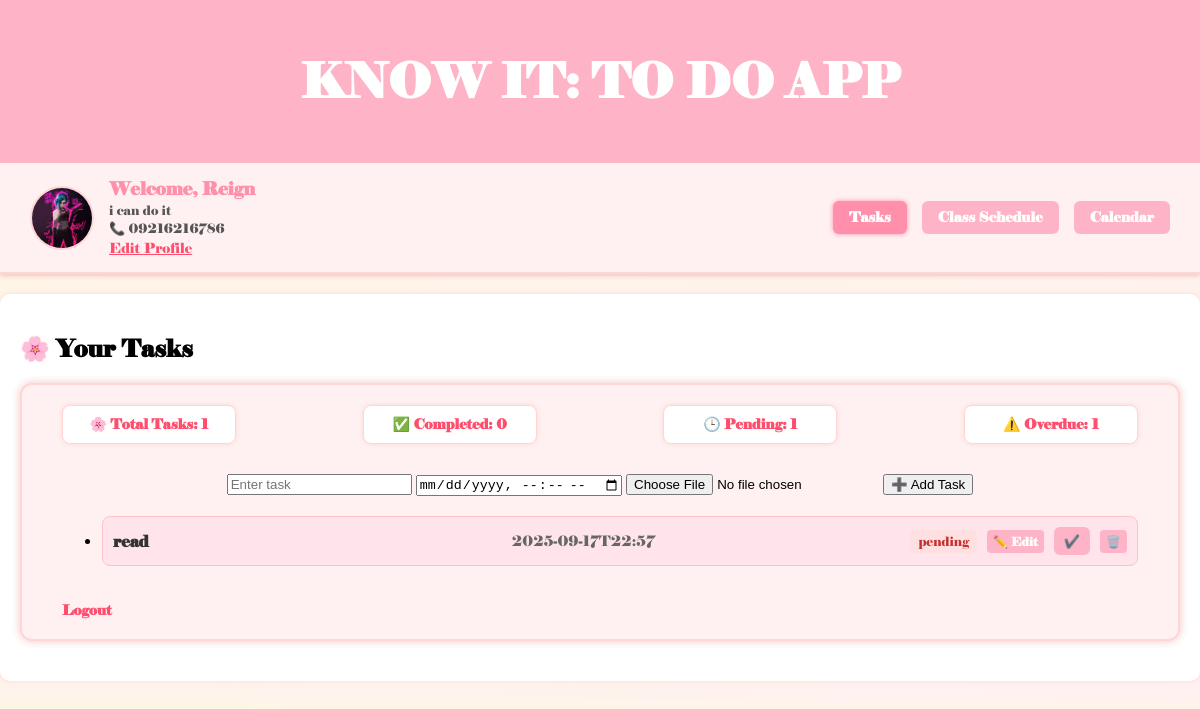
Page / (signed in) on the committed database.
### tables this page shows
CREATE TABLE users (
            id INTEGER PRIMARY KEY AUTOINCREMENT,
            username TEXT UNIQUE NOT NULL,
            password TEXT NOT NULL
        , bio TEXT, contact TEXT, profile_pic TEXT);

CREATE TABLE tasks (
            id INTEGER PRIMARY KEY AUTOINCREMENT,
            user_id INTEGER,
            task TEXT, deadline TEXT, filename TEXT, status TEXT DEFAULT "pending",
            FOREIGN KEY(user_id) REFERENCES users(id)
        );

### app.py (the view)
@app.route('/')
def index():
    if 'user_id' not in session:
        return redirect('/login')
    user_id = session['user_id']
    conn = sqlite3.connect('users.db')
    conn.row_factory = sqlite3.Row  # Enables dictionary-style access
    c = conn.cursor()
    c.execute('SELECT * FROM users WHERE id = ?', (user_id,))
    user_info = c.fetchone()
    c.execute('SELECT id, task, deadline, filename, status FROM tasks WHERE user_id = ?', (user_id,))
    tasks = c.fetchall()
    now = datetime.now().strftime('%Y-%m-%dT%H:%M')
    overdue_count = sum(1 for task in tasks if task['deadline'] and task['deadline'] < now)
    conn.close()
    return render_template('index.html',
                           tasks=tasks,
                           user_info=user_info,
                           now=now,
                           overdue_count=overdue_count)

### templates/index.html (shortened to what this page needs)
<!DOCTYPE html>
<html>
<head>
    <link rel="stylesheet" href="/static/style.css">
</head>
<body>
    <div class="app-title">
        <h1>KNOW IT: TO DO APP</h1>
    </div>
<div class="menu-bar">
    <div class="profile-section">
        {% if user_info['profile_pic'] %}
            <img src="{{ url_for('static', filename='uploads/' + user_info['profile_pic']) }}" alt="Profile Picture" class="profile-pic">
        {% else %}
            <p>No profile.</p>
        {% endif %}
        <div class="profile-info">
            <h3>Welcome, {{ user_info['username'] }}</h3>
            {% if user_info['bio'] %}
                <p class="bio">{{ user_info['bio'] }}</p>
            {% endif %}
            {% if user_info['contact'] %}
                <p class="contact">📞 {{ user_info['contact'] }}</p>
            {% endif %}
            <a href="/edit_profile" class="edit-link">Edit Profile</a>
        </div>
    </div>
    <div class="nav-buttons">
        <a href="/" class="nav-btn active">Tasks</a>
        <a href="/schedule" class="nav-btn">Class Schedule</a>
        <a href="/calendar" class="nav-btn">Calendar</a>
    </div>
</div>
    <div class="task-box">
        <h2>🌸 Your Tasks</h2>
        <div class="task-stats-box">
            <div class="task-stats">
                <div class="stat-item">🌸 Total Tasks: {{ tasks|length }}</div>
                <div class="stat-item">✅ Completed: {{ tasks|selectattr("4", "equalto", "done")|list|length }}</div>
                <div class="stat-item">🕒 Pending: {{ tasks|selectattr("4", "equalto", "pending")|list|length }}</div>
                <div class="stat-item">⚠️ Overdue: {{ overdue_count }}</div>
        </div>
        <div class="add-task-form">
            <form action="/add_task" method="POST" enctype="multipart/form-data">
                <input type="text" name="task" placeholder="Enter task" required>
                <input type="datetime-local" name="deadline" required>
                <input type="file" name="attachment">
                <button type="submit">➕ Add Task</button>
            </form>
        </div>
        <ul class="task-list">
            {% for task in tasks %}
            <li>
                <div class="task-row">
                    <span class="task-text">{{ task[1] }}</span>
                    <span class="task-deadline">{{ task[2] }}</span>
                    <span class="task-status {% if task[4] == 'done' %}done{% elif task[2] and task[2] < now %}overdue{% endif %}">
                        {{ task[4] }}
                    </span>
                    <a href="/edit/{{ task[0] }}" class="edit-btn">✏️ Edit</a>
                    <a href="/toggle_status/{{ task[0] }}" class="status-btn">✔️</a>
                    <a href="/delete/{{ task[0] }}" class="delete-btn">🗑️</a>
                </div>
            </li>
            {% endfor %}
        </ul>
        <a href="/logout" class="logout">Logout</a>
    </div>
</body>
</html>

### static/style.css (style rules this page uses)
body { background: linear-gradient(to bottom right, #fef6e4, #fff1f1); font-family: 'Elephant', 'Georgia', serif; margin: 0; padding: 0; }
h1, h2, .app-title { font-family: 'Elephant', serif; }
.app-title { background-color: #ffb3c6; color: white; padding: 20px; text-align: center; font-size: 24px; font-weight: bold; }
.page-container, .task-box, .auth-box { background-color: #ffffff; border-radius: 10px; box-shadow: 0 0 5px #ffd6d6; padding: 20px; margin: 20px auto; }
.back-link, .logout, .edit-link, .switch-link a, .file-link { color: #ff4d6d; text-decoration: underline; font-size: 14px; }
.logout { display: inline-block; margin-top: 20px; color: #ff4d6d; text-decoration: none; font-weight: bold; }
.menu-bar { display: flex; justify-content: space-between; align-items: center; background-color: #fff1f1; padding: 15px 30px; border-bottom: 2px solid #ffd6d6; box-shadow: 0 2px 5px #f3c5c5; flex-wrap: wrap; }
.profile-section { display: flex; align-items: center; gap: 15px; flex-wrap: wrap; }
.profile-pic { width: 60px; height: 60px; border-radius: 50%; object-fit: cover; border: 2px solid #ffd6d6; }
.profile-info h3 { margin: 0; color: #ff8fab; font-size: 18px; }
.profile-info .bio, .profile-info .contact { margin: 2px 0; font-size: 13px; color: #555; }
.nav-buttons { display: flex; gap: 15px; flex-wrap: wrap; }
.nav-btn { background-color: #ffb3c6; color: white; padding: 8px 16px; border-radius: 6px; text-decoration: none; font-weight: bold; font-size: 14px; display: flex; align-items: center; gap: 6px; }
.nav-btn.active { background-color: #ff8fab; box-shadow: 0 0 5px #ff8fab; }
.task-row { display: flex; align-items: center; justify-content: space-between; background-color: #ffe4ec; padding: 10px; margin-bottom: 10px; border-radius: 8px; border: 1px solid #ffc0cb; }
.task-text { flex: 2; font-weight: bold; color: #333; }
.task-deadline { flex: 1; font-size: 0.9em; color: #666; }
.task-status { padding: 4px 8px; border-radius: 5px; font-size: 0.8em; background-color: #fff0f0; color: #ff4d6d; }
.task-status.overdue { background-color: #ffe0e0; color: #c53030; }
.edit-btn, .delete-btn, .status-btn, .file-link { margin-left: 10px; text-decoration: none; font-size: 1.2em; color: #555; }
.edit-btn, .delete-btn, .status-btn, .day-actions .edit-btn, .day-actions .delete-btn { text-decoration: none; font-size: 13px; padding: 6px 10px; border-radius: 6px; background-color: #ffb3c6; color: white; font-weight: bold; white-space: nowrap; }
.task-text { flex: 1; word-wrap: break-word; overflow-wrap: break-word; }
.edit-btn, .delete-btn { background-color: #ffb3c6; color: white; border: none; padding: 4px 6px; border-radius: 4px; font-size: 12px; text-decoration: none; cursor: pointer; }
.task-stats-box { width: 100%; background-color: #fff1f1; border: 2px solid #ffd6d6; border-radius: 12px; padding: 20px 40px; margin: 20px 0; box-shadow: 0 0 10px #f3c5c5; box-sizing: border-box; }
.task-stats { display: flex; justify-content: space-between; align-items: center; flex-wrap: wrap; gap: 20px; text-align: center; }
.stat-item { font-size: 14px; font-weight: bold; color: #ff4d6d; background-color: #ffffff; padding: 10px 16px; border-radius: 8px; border: 1px solid #ffd6d6; box-shadow: 0 0 5px #ffd6d6; min-width: 140px; }
.add-task-form { margin-top: 30px; text-align: center; }
.task-list { margin-top: 20px; }

### rows in the picture
users: profile_pic (picture), username "Reign", bio "i can do it", contact "09216216786"
tasks: task "read", deadline "2025-09-17T22:57", status "pending"

### other values in the picture
{{ tasks|length }} "1"
{{ tasks|selectattr("4", "equalto", "done")|list|length }} "0"
{{ tasks|selectattr("4", "equalto", "pending")|list|length }} "1"
{{ overdue_count }} "1"
